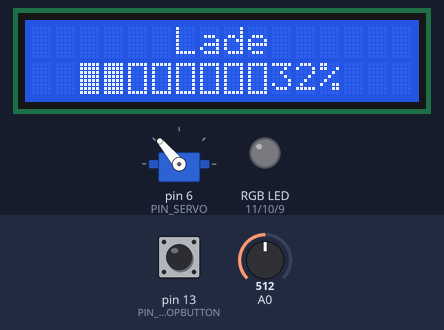
A sketch run on a simulated Arduino Uno, built with avr-gcc and run on an emulated ATmega328P. Parts: servo, 16×2 character LCD, an RGB LED mixed from three pins (HIGH = lit). Inputs (shaded band) come from the test bench; at power-on: A0 = 512, pin 13 (PIN_STOPBUTTON) HIGH. Random numbers use the default seed unless the sketch sets one; what the sketch prints to the serial monitor is not drawn.

Above: at 1.2 s.
1.3 s: A0 set to 490
At 3.75 s:
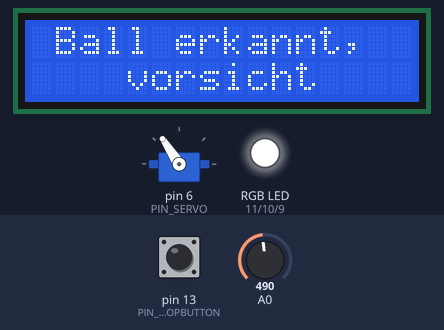
3.8 s: pin 13 (PIN_STOPBUTTON) pulled LOW for 0.15 s
At 5.0 s:
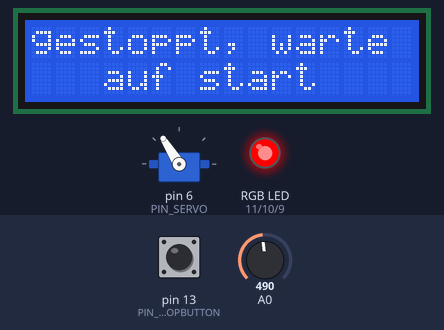
5.4 s: pin 13 (PIN_STOPBUTTON) pulled LOW for 1 s
At 5.58 s:
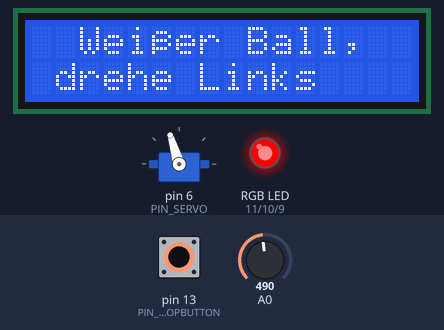
7.0 s: pin 13 (PIN_STOPBUTTON) pulsed LOW 2 times (0.12 s each, 0.3 s apart)
At 8.88 s:
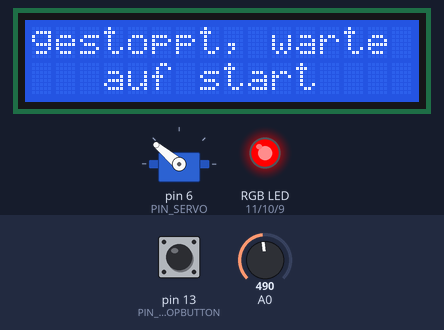
10.6 s: pin 13 (PIN_STOPBUTTON) pulled LOW for 3.2 s
15.3 s: pin 13 (PIN_STOPBUTTON) pulled LOW for 0.15 s
At 15.7 s:
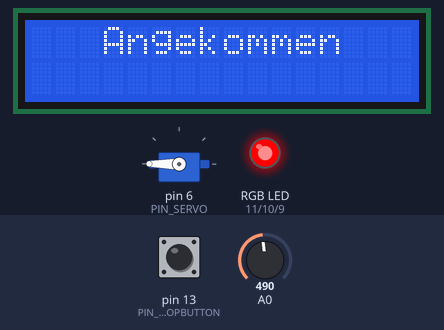
Timing chart, 0 to 22.0 s (numbered marks = the images above; inputs shaded):
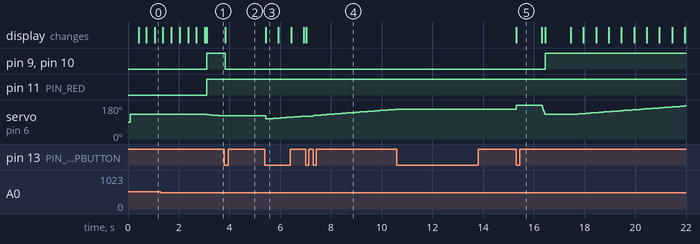

Measured:
- the behaviour switches between 500 and 499 on A0 (found by bisection; images 0 and 1)
- after the input at 1.3 s, pin 9 (PIN_BLUE), pin 11 (PIN_RED): LOW → HIGH after 1.8 s; servo on pin 6 (PIN_SERVO): moves from 130° to 122° over 0.68 s, starting after 1.8 s
- after the input at 3.8 s, pin 9 (PIN_BLUE), pin 10 (PIN_GREEN): HIGH → LOW at once
- after the input at 5.4 s, servo on pin 6 (PIN_SERVO): 122° → 106° at once, → 107° 0.10 s later, → 108° 0.10 s later, → 109° 0.10 s later, … (16 changes in this stretch); the display: changes at once (image 3)
- after the input at 10.6 s, every drawn part: stays the same
- after the input at 15.3 s, pin 9 (PIN_BLUE), pin 10 (PIN_GREEN): LOW → HIGH after 1.1 s; the display: changes at once (image 5)

The sketch:

sketch.ino
```cpp
/**
   @file sketch.ino
   @brief Hauptdatei, wichtigste Funktionen sind setup() und loop()
*/
#include "customServo.h"
#include "animLcd.h"
#include "callHandler.h"
#include "header.h"
/**
   @brief Gibt an, wie lange die Ladeanimation beim "Hochfahren" dauert

*/
const int LOADING_DURATION = 3000;
/**
   @brief Winkel des linken Lochs in Grad

*/
const int ANGLE_LEFT_HOLE = 180;
/**
   @brief Winkel des rechten Lochs in Grad

*/
const int ANGLE_RIGHT_HOLE = 90;
/**
   @brief Winkel der Ablagefläche für neue Bälle, die sortiert werden sollen.

*/
const int ANGLE_CENTER = 130;
/**
   @brief Der kleinste sichere Winkel
   @warning Wenn dieser Winkel nicht eingehalten wird schlägt der Arm gegen den Stopper
*/
const int ANGLE_MIN = 45;
/**
   @brief Der Pin an dem der Servomotor angeschlossen ist

*/
const int PIN_SERVO = 6;
/**
   @brief Der Pin an dem der Start/Stop Knopf angeschlossen ist

*/
const int PIN_STOPBUTTON = 13;
/**
   @brief Der Pin um die Rotfärbung der RGB-Led zu steuern

*/
const int PIN_RED = 11;
/**
   @brief Der Pin um die Grünfärbung der RGB-Led zu steuern

*/
const int PIN_GREEN = 10;
/**
   @brief Der Pin um die Blaufärbung der RGB-Led zu steuern

*/
const int PIN_BLUE = 9;
/**
   @brief Die normale Geschwindigkeit des Servos

*/
const float SERVO_SPEED_DEFAULT = 0.01f;
/**
   @brief Die "schnelle" Geschwindigkeit des Servos
   @warning Servo bewegt sich hier nicht mit Maximalgeschwindigkeit. Wenn diese Geschwindigkeit schneller eingestellt wird als der Servo tatsächlich ist, hört er möglicherweise auf sich zu bewegen, bevor er an seinem Ziel angekommen ist
   Alternativ könnte CustomServo::writeDirect benutzt werden
*/
const float SERVO_SPEED_FAST = 0.5f;
/**
   @brief Der animierbare Lcd

*/
AnimatableLcd lcd(0x27, 16, 2);
/**
   @brief Die CallHandler Instanz

*/
CallHandler callHandler;
/**
   @brief Der Servo, eine CustomServo Instanz

*/
CustomServo servo;

/**
   @brief Die Anzahl weißer Bälle, die schon sortiert wurden
*/
int nWhite = 0;
/**
   @brief Die Anzahl schwarzer Bälle, die schon sortiert wurden
*/
int nBlack = 0;
/**
   @brief Die Anzahl orangener Bälle, die schon sortiert/entfernt wurden
*/
int nOrange = 0;
/**
   @brief Sagt aus, ob das Display flackern und die Led blinken soll
   @details Wird auf true gesetzt, wenn ein Orangener Ball entdeckt wird
*/
bool doFlicker = false;

/**
   @brief Kleine Klasse die Knopfdrücke verarbeitet

*/
class ButtonHandler { //handels button clicks
    /**
       @brief Der Pin an dem der Knopf angeschlossen ist

    */
    int pin;
    /**
       @brief Gibt an, ob der Knopf momentan Gedrückt ist

    */
    bool isPressed = false;
  public:
    /**
       @brief Die Funktion die bei einem Klick, d.h. einem Drücken und loslassen des Knopfes ausgeführt wird

    */
    void (*onclick)();
    ButtonHandler() {}
    /**
       @brief Erstellt ein neues ButtonHandler Objekt

       @param pin Der Pin an dem der Knopf angeschlossen ist
       @param onclick Die Funktion die bei einem Klick, d.h. einem Drücken und loslassen des Knopfes ausgeführt wird
    */
    ButtonHandler(int pin, void (*onclick)()): pin(pin), onclick(onclick) {
      pinMode(pin, INPUT_PULLUP);
    }
    /**
       @brief Prüft, ob der Knopf gedrückt/losgelassen wurde
       @details Wird von loop() aufgerufen und ruft die ButtonHandler::onclick Funktion auf, wenn ein Klick festgestellt wurde
    */
    void update()
    {
      bool isPressedNew = digitalRead(pin) == HIGH;
      if (isPressedNew != isPressed) { //is not being pressed now, but was being pressed
        if (isPressed) {
          Serial.println("click");
          onclick();
        }
      }
      isPressed = isPressedNew;
    }
};
/**
   @brief Farben, werden für die Messungen des Reflexoptokopplers benutzt

*/
enum Farbe
{
  WHITE,
  BLACK,
  ORANGE,
  NOTHING
};
Farbe mesureColor(); //sonst erkennt Arduino Farbe nicht als typ an (https://forum.arduino.cc/t/syntax-for-a-function-returning-an-enumerated-type/107241)
/**
   @brief Misst mithilfe des Reflexoptokopplers die Farbe des Balls

   @return Farbe Die Farbe des Balls
*/
Farbe mesureColor()
{
  //return ORANGE;//inputs hardcoden, für Testzwecke
  //int hue = random(0, 1000); //inputs simulieren
  int hue=analogRead(A0);//tatsächlich Farbe messen
  if (hue <= 100) {
    return ORANGE;
  }
  if (hue < 500) {
    return WHITE;
  }
  if (hue < 830) {
    return NOTHING;
  }
  return BLACK;
}
/**
   @brief Setzt die Farbe der RGB-Led

   @param r Rot (0-255)
   @param g Grün (0-255)
   @param b Blau (0-255)
*/
void setLedColor(unsigned char r, unsigned char g, unsigned char b) //unsigned char: 0-255
{
  analogWrite(PIN_RED, r);
  analogWrite(PIN_GREEN, g);
  analogWrite(PIN_BLUE, b);
}
/**
   @brief wird ausgeführt wenn der Stop-Knopf gedrückt wird

*/
void stopButtonClicked()
{
  static bool isStopped = false;//wird nur einmal initialisiert
  isStopped = !isStopped;
  if (isStopped) {
    Serial.println("stopping servo");
    servo.stop();
    callHandler.paused=true;
    lcd.doAnimation=false;
    lcd.printPretty("gestoppt, warte auf start");
    /*callHandler.deleteCalls();
    /*static auto call = new Callable*[1] {
      new LcdDotAnim("gestoppt, warte auf start", &lcd, 100000000000000) //ja, sollte ich vermutlich besser implementieren
    };
    callHandler.setCalls(call, 1);*/

    setLedColor(255, 0, 0);
    doFlicker = false;
  } else {
    callHandler.paused = false;
    servo.start();
  }
}
/**
   @brief der Stop Knopf

*/
ButtonHandler stopButton;
/**
   @brief Hilfs Funktion, Methoden können nicht als Funktionsparameter benutzt werden
   @return true
   @return false
*/
bool servoIsDone()
{
  return servo.isDone();
}
/**
   @brief 2 Befehle, gibt "gehe zurück" auf dem Bildschirm aus und geht zurück

*/
#define GEH_ZURUECK \
  new LcdDotAnim("Gehe zur\365ck",&lcd),\
  new FuncCall([](){\
    servo.setSpeed(SERVO_SPEED_FAST);\
    servo.write(ANGLE_CENTER);\
  },&servoIsDone)
/**
   @brief Bewegt einen Ball zum Loch, legt ihn Ab und geht zurück

   @tparam angle Der Winkel als Template, da Lambdas (Funktionen die als Parameter weitegegeben werden) keine Variablen von Außen beinhalten dürfen
   @param name Die Farbe des Balls
   @param richtung Der "Name" der Richtung des angegebenen Winkels
*/
template <short angle>
void legBallAb(String name, String richtung)
{
  callHandler.deleteCalls();
  /*static*/ auto calls = new Callable*[6] {
    //static so that the space for the calls is only allocated once (https://cpp4arduino.com/2018/11/06/what-is-heap-fragmentation.html),
    //didn't end up being necessary because at there is only one object in heap at one point in time (callHandler.deleteCalls())
    // new so that it is allocated on the heap
    //auto automatically sets the type, in this case Callable*[] (Callable**)
    new LcdString("Ball erkannt, vorsicht", &lcd, 1000), //objects get upcasted to Callable*
    new LcdDotAnim(name + "er Ball, drehe " + richtung, &lcd, 0),
    new FuncCall([]() {
      servo.write(angle);
    }, &servoIsDone),
    new LcdString("Angekommen", &lcd, 1000),
    GEH_ZURUECK //2 elemente
  };
  callHandler.setCalls(calls, 6); //if the number is too large the program crashes
}
/**
   @brief Wird am Anfang des Programms aufgerufen

*/
void setup()
{
  Serial.begin(9600);
  Serial.println("setup");
  servo.attach(PIN_SERVO);
  lcd.init();
  servo.writeDirect(ANGLE_CENTER);
  callHandler.setCalls(new Callable*[1] {
    new LcdLoadingAnim("Lade", &lcd, LOADING_DURATION),
  }, 1);
  randomSeed(analogRead(A1));
  stopButton = ButtonHandler(PIN_STOPBUTTON, &stopButtonClicked);
}


/**
   @brief Wird immer wieder ausgeführt
   @details Hier werden alle möglichen Objekte wie der Servo, der Lcd usw. aktualisiert und die Aktionen (Farbe des Balls messen, Bewegung des Servos Starten etc. ) koordiniert
   @image html "loop Programmablaufplan.svg" "vereinfachter Programablaufplan für die loop() Funktion" size_inidication=size
   @image latex "loop Programmablaufplan.png" "vereinfachter Programablaufplan für die loop() Funktion" size_inidication=size
*/
void loop()
{

  callHandler.update();
  lcd.update();
  servo.updatePos();
  stopButton.update();
  if (doFlicker) {
    unsigned short b = (millis() / 2) % 513; //helligkeit: 0-512
    if (b > 255) {
      b = 511 - b; //wenn b größer als 255, wird die helligkeit kleiner, Werte über 255 werden also "gespiegelt"
    }
    setLedColor(b, b / 2, 0); //orange
    if (random(3) == 0) {
      lcd.noBacklight();
    } else {
      lcd.backlight();
    }
  }
  if (callHandler.running) {
    return;
  }
  Farbe farbe = mesureColor();
  servo.setSpeed(SERVO_SPEED_DEFAULT);
  switch (farbe) {
    case WHITE:
      {
        nWhite++;
        Serial.println("white");
        legBallAb<ANGLE_LEFT_HOLE>("Wei\342", "Links");
        setLedColor(255, 255, 255);
        break;
      }
    case BLACK:
      {
        nBlack++;
        Serial.println("black");
        legBallAb<ANGLE_RIGHT_HOLE>("Schwarz", "Rechts");
        setLedColor(0, 0, 255);
        break;
      }
    case NOTHING:
      {
        Serial.println("nothing");
        servo.write(ANGLE_CENTER);
        callHandler.deleteCalls();
        /*static*/ auto callsNothing = new Callable*[1] {
          new LcdString(String("Ball einlegen W:") + nWhite + String(" S:") + nBlack + String(" O:") + nOrange, &lcd, 1000)
        };
        callHandler.setCalls(callsNothing, 1);
        setLedColor(0, 255, 0);
        break;
      }
    case ORANGE:
      {
        doFlicker = true;
        nOrange++;
        Serial.println("orange");
        callHandler.deleteCalls();
        /*static*/ auto callsOrange = new Callable*[10] {
          new LcdString("Oran\2er B\2ll", &lcd, 1000),
          new LcdString("\2\2\2\2O\2\2OR\2\2R\2\2A\2\2N\2\2G\2\2\2E\2\2\2\2!\2\2", &lcd, 0),
          new FuncCall([]() {
            servo.write(ANGLE_RIGHT_HOLE);
          }, &servoIsDone),
          new LcdString("Fehler \2rk\2nnt", &lcd, 1000),
          new FuncCall([]() {
            servo.setSpeed(SERVO_SPEED_FAST);
            servo.write(ANGLE_MIN);
          }, &servoIsDone),
          new FuncCall([]() {
            servo.setSpeed(SERVO_SPEED_DEFAULT);
          }, &servoIsDone),
          new FuncCall([]() {
            doFlicker = false;
            setLedColor(0, 255, 0);
            lcd.backlight();
          }),
          new LcdString("Fehler beseitigt", &lcd, 2000),
          GEH_ZURUECK
        };
        callHandler.setCalls(callsOrange, 10);
        break;
      }
  }
}
```

animString.h
````cpp
/**
 * @file animString.h
 * @brief Header datei für eine Mehrzahl von animierbaren Strings und der Callable Klasse
 */
//the implementations for the animatable string class
//animatable strings are strings that can be passed to the animatable lcd
#ifndef ANIMSTRING_H
#define ANIMSTRING_H
struct Callable;
struct FuncCallable;
struct LcdString;
class LcdLoadingAnim;
class LcdDotAnim;

#include "animLcd.h"
#include "header.h"

/**
 * @brief Ein Call der vom CallHandler aufgerufen werden kann.
 * @details Wird nie selbst instanziert sondern nur Abgeleitete Klassen. Abgeleitete Klassen müssen eine run Funktion, die ausgeführt wird wenn der Call an der Reihe ist und eine isDone Funktion, die angibt ob der Call abgeschlossen ist implementieren
 * @note In dem gedruckten Code ist diese Klasse fälschlicherweise mit dem ```class``` keyword definiert, was alle Methoden private, also nicht von anderen Funktionen aufrufbar machen würde.
 */
struct Callable {
  /**
   * @brief Wird ausgeführt wenn der Call an der Reihe ist
   *
   */
  virtual void run(){} //virtual->can be implemented by derived classes
  /**
   * @brief Gibt zurück, ob der Call fertig ist, z.B. Bei einem LcdString ob die vorhergesehene Anzeigezeit vorbei ist
   * @return true
   * @return false
   */
  virtual bool isDone(){}
  virtual ~Callable(){} //let's derived classes free their own memory. ~functions are called when the object is deleted
};
/**
 * @brief Ein Call der eine Funktion ausführt
 *
 */
struct FuncCall: public Callable {
    /**
     * @brief die Funktion die aufgerufen wird, wenn der Call an der Reihe ist
     *
     */
    func_t<void> call;
    /**
     * @brief bestimmt, ob dieser Call vorbei ist
     *
     */
    func_t<bool> _isDone;
    FuncCall(func_t<void> call, func_t<bool> _isDone):
      call(call), _isDone(_isDone) {  }
    FuncCall(func_t<void> call): //when no isDone function is provided, isDone defaults to true
      call(call), _isDone([](){return true;}) {}
    virtual ~FuncCall() {}
    void run();
    bool isDone();
};
/**
 * @brief Ein String der auf dem AnimatableLcd angezeigt werden kann
 * @details Animationen werden von dieser Klasse abgeleitet
 */
struct LcdString: public Callable {
  /**
   * @brief der Text der angezeigt wird
   *
   */
  String text;
  /**
   * @brief Der Lcd
   * @details Die Referenz wird benötigt, da Animationen AnimatableLcd::setAnimation aufrufen können sollen und LcdString sich selbst auf dem Monitor ausgeben muss, wenn der Call an der Reihe ist
   */
  AnimatableLcd* lcd;
  /**
   * @brief Wie lange text angezeigt werden soll
   *
   */
  time_t duration;
  /**
   * @brief Zeitpunkt ab dem Text auf dem Lcd ausgegeben wurde
   *
   */
  time_t callStart;//time at which the string was written to the LCD
  LcdString(String text, AnimatableLcd* lcd, time_t duration = 0)
    : text(text), duration(duration), lcd(lcd) {  }
  virtual ~LcdString() {}
  bool isDone();
  virtual void run();
  /**
   * @brief Aktualisiert den String, wird für Animationen benutzt
   *
   */
  virtual void update() {}
};
/**
 * @brief Die Klasse für animierbare LcdStrings
 * @details Wird nie selbst instanziert aber Lcd Animationen erben von dieser Klasse
 */
class AnimString: public LcdString {
  protected:
   /**
   * @brief wie lange ein Schritt der Animation dauert
   *
   */
    time_t stepDuration;
    /**
     * @brief wann die animation begann
     *
     */
    time_t animStart;
    /**
     * @brief wann das letzte mal die Anzeige erneuert wurde
     *
     */
    time_t lastRefresh;
  public:
    using LcdString::LcdString;
    virtual ~AnimString() {}
    /**
     * @brief wird von Abgeleiteten Klassen definiert.
     * @details wird von der AnimString::run Funktion aus aufgerufen, nachdem für Animationen wichtige Variabeln gesetzt wurden
     */
    virtual void init() {}
    void run();
};
/**
 * @brief Die Klasse der Lcd Ladeanimationen
 * @details Zeigt Acht Ladebalken und den Fortschritt in Prozent an
 */
class LcdLoadingAnim: public AnimString {
  public:
    using AnimString::AnimString;
    void  init();
    void update();
};
/**
 * @brief Die Klasse der Lcd Punktanimationen
 * @details zeigt immer wieder keinen, dann einen, dann zwei, dann drei und letzendlich wieder keinen Punkt nach dem Text an
 */
class LcdDotAnim: public AnimString {
  public:
    LcdDotAnim(String text, AnimatableLcd* lcd, time_t duration = 0, time_t _stepDuration = 500)
      : AnimString(text, lcd, duration) {
      stepDuration = _stepDuration;
    }
    void init();
    void update();
};
#endif
````

animString.ino
```cpp
/**
 * @file animString.ino
 * @brief Implementationen der Callable und LcdString Klassen
 *
 */
#include "animLcd.h"
#include "callHandler.h"
#include "header.h"
#include "animString.h"
/**
 * @brief ruft die angegebene Funktion auf
 *
 */
void FuncCall::run()
{
  call();
}
/**
 * @brief Gibt zurück, ob der nächste Call ausgeführt werden sollte
 *
 * @return true
 * @return false
 */
bool FuncCall::isDone()
{
  return _isDone();
}
/**
 * @brief gibt den String (LcdString::text) auf dem Lcd-Display aus
 *
 */
void LcdString::run()
{
  callStart = millis();
  lcd->doAnimation = false;
  lcd->printPretty(this->text);
}
/**
 * @brief Gibt zurück, ob die duration überschritten ist
 *
 * @return true
 * @return false
 */
bool LcdString::isDone()
{
  return millis() - callStart > duration;
}
/**
 * @brief Setzt Variablen die für alle Animationen notwendig sind und ruft dann die eigene init() Funktionen auf, die von Abgeleiteten Klassen definiert wird
 *
 */
void AnimString::run()
{
  callStart = millis();
  lcd->clear();
  lcd->setAnimation(this);
  animStart = millis();
  lastRefresh = millis();
  init();
}
/**
 * @brief Initialisierung der Ladeanimation
 */
void  LcdLoadingAnim::init()
{
  stepDuration = duration / 9;
  if (text.length() > 16) {
    Serial.print("warning: text given for loading animation is to long, text: ");
    Serial.println(text);
  }
  lcd->printCentered(text);
  lcd->setCursor(LOADING_BAR_OFFSET, 1);
  for (int i = 0; i < 8; i++) {
    lcd->write(0);
  }
  lcd->print("0% ");
}
/**
 * @brief Aktualisiert die Ladeanimation, wird von loop() aufgerufen
 *
 */
void LcdLoadingAnim::update()
{
  time_t time = millis();
  short percent = (time - animStart) * 100 / duration;
  if (time - lastRefresh > stepDuration) {
    short nToFill = percent * 9 / 100;
    if (nToFill == 0) {
      return;
    }
    lcd->setCursor(nToFill + LOADING_BAR_OFFSET - 1, 1);
    lcd->write(1);
    lastRefresh = time;
  }
  lcd->setCursor(8 + LOADING_BAR_OFFSET, 1);
  lcd->print(percent);
  lcd->print("%");
}
/**
 * @brief Initialisiert die Punktanimation
 *
 */
void LcdDotAnim::init()
{
  lcd->printPretty(text + "\1\1\1");//spaces that can't be broken up to newlines
}
/**
 * @brief Aktualisiert die Punktanimation, wird von loop() aufgerufen
 *
 */
void LcdDotAnim::update()
{
  time_t time = millis();
  if ((time - lastRefresh) < stepDuration) {
    return;
  }
  lastRefresh = time;
  int numDots = ((time - animStart) / stepDuration) % 4;
  char dots[4];
  for (int i = 0; i < 3; i++) {
    if (i < numDots) {
      dots[i] = '.';
    } else {
      dots[i] = '\1';
    }
  }
  dots[3] = '\0';
  lcd->printPretty(text + dots);
}
```

header.h
```cpp
/**
 * @file header.h
 * @brief Definiert variablen-types die überall im Programm benutzt werden
 */
#ifndef HEADER_H //include guards (https://www.geeksforgeeks.org/include-guards-in-c/)
#define HEADER_H
/**
 * @brief Ein Zeit Typ
 */
using time_t = unsigned long;
/**
 * @brief Ein Funktions Typ
 *
 * @tparam ReturnT der Rückgabewert der Funktion die referenziert wird
 */
template <typename ReturnT = void>
using func_t=ReturnT(*)(); //defining a function type
#endif
```

Source omitted: callHandler.h (1969 bytes), callHandler.ino (2025 bytes), customServo.h (1181 bytes), customServo.ino (2513 bytes), animLcd.h (1218 bytes), animLcd.ino (4198 bytes)
